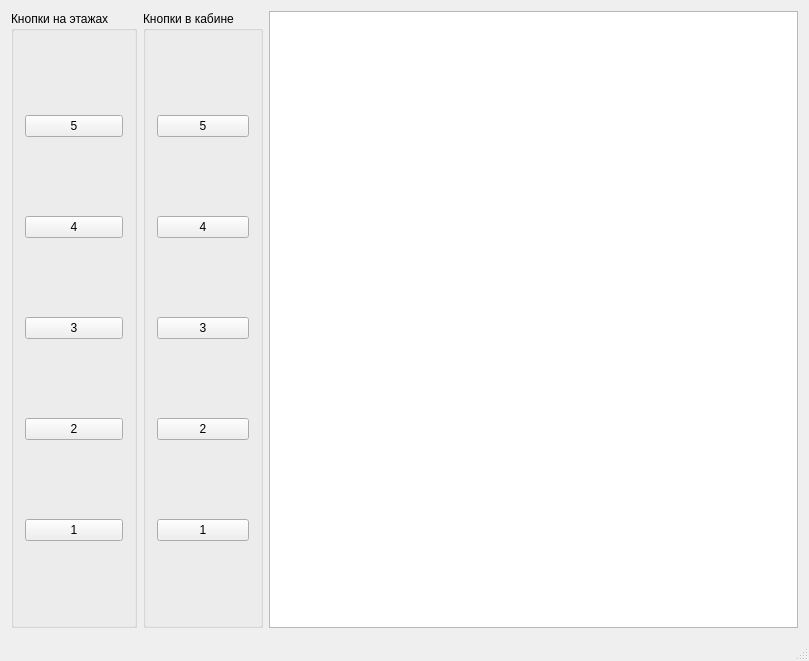
<?xml version="1.0" encoding="UTF-8"?>
<ui version="4.0">
    <class>MainWindow</class>
    <widget class="QMainWindow" name="MainWindow">
        <property name="geometry">
            <rect>
                <x>0</x>
                <y>0</y>
                <width>809</width>
                <height>661</height>
            </rect>
        </property>
        <property name="windowTitle">
            <string>MainWindow</string>
        </property>
        <widget class="QWidget" name="centralWidget">
            <layout class="QHBoxLayout" name="horizontalLayout_2">
                <item>
                    <widget class="QGroupBox" name="groupBox_2">
                        <property name="title">
                            <string>Кнопки на этажах</string>
                        </property>
                        <layout class="QVBoxLayout" name="verticalLayout">
                            <item>
                                <widget class="QPushButton" name="callFrom5">
                                    <property name="text">
                                        <string>5</string>
                                    </property>
                                </widget>
                            </item>
                            <item>
                                <widget class="QPushButton" name="callFrom4">
                                    <property name="text">
                                        <string>4</string>
                                    </property>
                                </widget>
                            </item>
                            <item>
                                <widget class="QPushButton" name="callFrom3">
                                    <property name="text">
                                        <string>3</string>
                                    </property>
                                </widget>
                            </item>
                            <item>
                                <widget class="QPushButton" name="callFrom2">
                                    <property name="text">
                                        <string>2</string>
                                    </property>
                                </widget>
                            </item>
                            <item>
                                <widget class="QPushButton" name="callFrom1">
                                    <property name="text">
                                        <string>1</string>
                                    </property>
                                </widget>
                            </item>
                        </layout>
                    </widget>
                </item>
                <item>
                    <widget class="QGroupBox" name="groupBox">
                        <property name="title">
                            <string>Кнопки в кабине</string>
                        </property>
                        <layout class="QVBoxLayout" name="verticalLayout_2">
                            <item>
                                <widget class="QPushButton" name="floor5">
                                    <property name="text">
                                        <string>5</string>
                                    </property>
                                </widget>
                            </item>
                            <item>
                                <widget class="QPushButton" name="floor4">
                                    <property name="text">
                                        <string>4</string>
                                    </property>
                                </widget>
                            </item>
                            <item>
                                <widget class="QPushButton" name="floor3">
                                    <property name="text">
                                        <string>3</string>
                                    </property>
                                </widget>
                            </item>
                            <item>
                                <widget class="QPushButton" name="floor2">
                                    <property name="text">
                                        <string>2</string>
                                    </property>
                                </widget>
                            </item>
                            <item>
                                <widget class="QPushButton" name="floor1">
                                    <property name="text">
                                        <string>1</string>
                                    </property>
                                </widget>
                            </item>
                        </layout>
                    </widget>
                </item>
                <item>
                    <widget class="QTextBrowser" name="textBrowser"/>
                </item>
            </layout>
        </widget>
        <widget class="QMenuBar" name="menuBar">
            <property name="geometry">
                <rect>
                    <x>0</x>
                    <y>0</y>
                    <width>809</width>
                    <height>22</height>
                </rect>
            </property>
        </widget>
        <widget class="QStatusBar" name="statusBar"/>
    </widget>
    <layoutdefault spacing="6" margin="11"/>
    <resources/>
    <connections/>
</ui>
